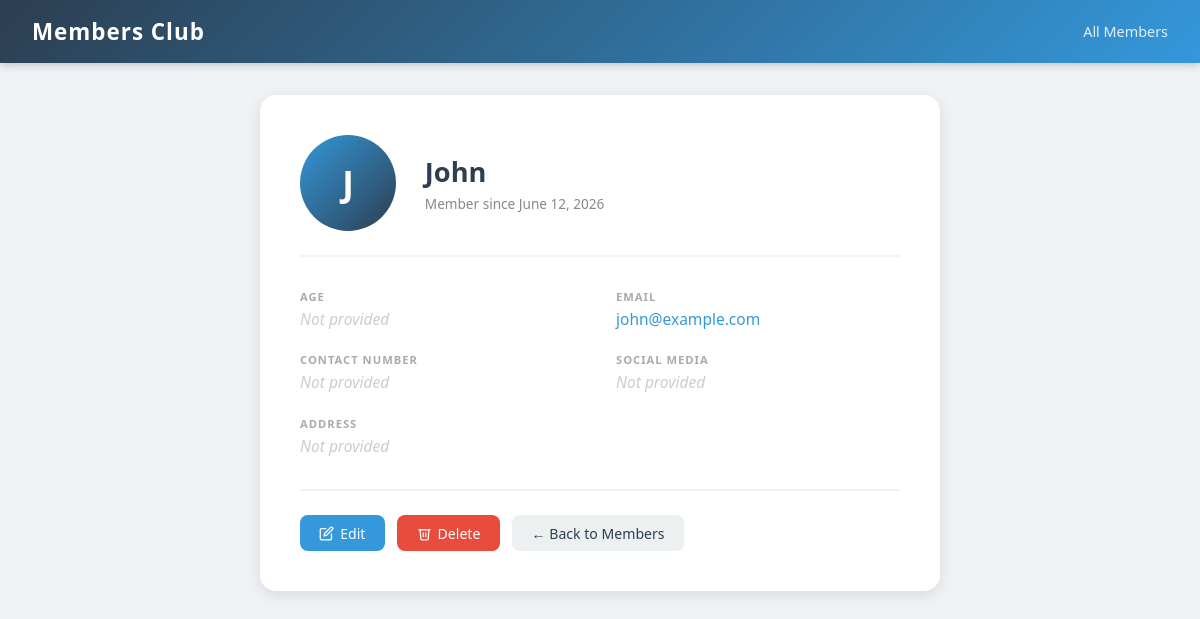
The app's page /members/1/ with its own data.
### members/models.py (models this page shows, shortened)
class Member(models.Model):
    name = models.CharField(max_length=100)
    age = models.PositiveIntegerField(null=True, blank=True)
    email = models.EmailField(unique=True)
    address = models.TextField(blank=True)
    contact_number = models.CharField(max_length=20, blank=True, validators=[validate_contact_number])
    is_active = models.BooleanField(default=True)
    social_media_url = models.URLField(blank=True)
    profile_image = models.ImageField(upload_to='profile_images/', null=True, blank=True)
    created_at = models.DateTimeField(auto_now_add=True)
    class Meta:
        ordering = ['-created_at']

### members/views.py (the view)
# urls.py: path('members/<int:pk>/', views.member_detail_view, name='member_detail_view'),
def member_detail_view(request, pk):
    member = Member.objects.filter(pk=pk).first()
    if member is None:
        return redirect('members')
    return render(request, 'details.html', {'mymember': member})

### members/templates/details.html (shortened to what this page needs)
{% extends "master.html" %}
{% block content %}
<div class="container">
  <div class="detail-card">
    <div class="detail-header">
      {% if mymember.profile_image %}
        <!--
          MEDIA FILES in Django
          ──────────────────────
          profile_image is an ImageField.  .url returns the full URL
          based on MEDIA_URL in settings.py  (e.g. /media/profile_images/photo.jpg).
          The actual file lives in MEDIA_ROOT on disk.
        -->
        <img src="{{ mymember.profile_image.url }}" alt="{{ mymember.name }}" class="detail-avatar">
      {% else %}
        <div class="detail-avatar-placeholder" data-name="{{ mymember.name }}">
          {{ mymember.name|first|upper }}
        </div>
      {% endif %}
      <div class="detail-header-info">
        <h2>{{ mymember.name }}</h2>
        <p>Member since {{ mymember.created_at|date:"F j, Y" }}</p>
      </div>
    </div>
    <div class="detail-fields">
      <div class="field-group">
        <span class="field-label">Age</span>
        <span class="field-value {% if not mymember.age %}empty{% endif %}">
          {% if mymember.age %}{{ mymember.age }} years{% else %}Not provided{% endif %}
        </span>
      </div>
      <div class="field-group">
        <span class="field-label">Email</span>
        <span class="field-value">
          <a href="mailto:{{ mymember.email }}">{{ mymember.email }}</a>
        </span>
      </div>
      <div class="field-group">
        <span class="field-label">Contact Number</span>
        <span class="field-value {% if not mymember.contact_number %}empty{% endif %}">
          {% if mymember.contact_number %}
            <a href="tel:{{ mymember.contact_number }}">{{ mymember.contact_number }}</a>
          {% else %}
            Not provided
          {% endif %}
        </span>
      </div>
      <div class="field-group">
        <span class="field-label">Social Media</span>
        <span class="field-value {% if not mymember.social_media_url %}empty{% endif %}">
          {% if mymember.social_media_url %}
            <a href="{{ mymember.social_media_url }}" target="_blank" rel="noopener noreferrer">
              {{ mymember.social_media_url }}
            </a>
          {% else %}
            Not provided
          {% endif %}
        </span>
      </div>
      <div class="field-group full-width">
        <span class="field-label">Address</span>
        <span class="field-value {% if not mymember.address %}empty{% endif %}">
          {% if mymember.address %}{{ mymember.address }}{% else %}Not provided{% endif %}
        </span>
      </div>
    </div>
    <div class="detail-actions">
      <a href="{% url 'member_update' mymember.id %}" class="btn btn-primary">
        <svg width="15" height="15" viewBox="0 0 24 24" fill="none"
             stroke="currentColor" stroke-width="2" stroke-linecap="round" stroke-linejoin="round">
          <path d="M11 4H4a2 2 0 0 0-2 2v14a2 2 0 0 0 2 2h14a2 2 0 0 0 2-2v-7"/>
          <path d="M18.5 2.5a2.121 2.121 0 0 1 3 3L12 15l-4 1 1-4 9.5-9.5z"/>
        </svg>
        Edit
      </a>
      <form method="post" action="{% url 'member_delete' mymember.id %}"
            onsubmit="return confirmDelete('{{ mymember.name }}')">
        <button type="submit" class="btn btn-danger">
          <svg width="15" height="15" viewBox="0 0 24 24" fill="none"
               stroke="currentColor" stroke-width="2" stroke-linecap="round" stroke-linejoin="round">
            <polyline points="3 6 5 6 21 6"/>
            <path d="M19 6l-1 14a2 2 0 0 1-2 2H8a2 2 0 0 1-2-2L5 6"/>
            <path d="M10 11v6M14 11v6"/>
          </svg>
          Delete
        </button>
      </form>
      <a href="{% url 'members' %}" class="btn btn-secondary">&#8592; Back to Members</a>
    </div>
  </div>
</div>
{% endblock %}

### members/static/members/css/style.css (style rules this page uses)
* { margin: 0; padding: 0; box-sizing: border-box; }
body { font-family: 'Segoe UI', Tahoma, Geneva, Verdana, sans-serif; background: #f0f2f5; color: #333; min-height: 100vh; }
.container { max-width: 1100px; margin: 2rem auto; padding: 0 1.5rem; }
.detail-card { background: white; border-radius: 16px; padding: 2.5rem; box-shadow: 0 4px 16px rgba(0, 0, 0, 0.1); max-width: 680px; margin: 0 auto; }
.detail-header { display: flex; align-items: center; gap: 1.8rem; margin-bottom: 2rem; padding-bottom: 1.5rem; border-bottom: 2px solid #f0f2f5; }
.detail-avatar-placeholder { width: 96px; height: 96px; border-radius: 50%; background: linear-gradient(135deg, #3498db, #2c3e50); display: flex; align-items: center; justify-content: center; color: white; font-size: 2.2rem; font-weight: 700; flex-shrink: 0; user-select: none; }
.detail-header-info h2 { font-size: 1.7rem; color: #2c3e50; }
.detail-header-info p { color: #888; font-size: 0.85rem; margin-top: 4px; }
.detail-fields { display: grid; grid-template-columns: 1fr 1fr; gap: 1.4rem 2rem; }
.field-group { display: flex; flex-direction: column; gap: 4px; }
.field-group.full-width { grid-column: 1 / -1; }
.field-label { font-size: 0.7rem; font-weight: 700; text-transform: uppercase; letter-spacing: 1px; color: #aaa; }
.field-value { font-size: 0.97rem; color: #2c3e50; word-break: break-word; }
.field-value a { color: #3498db; text-decoration: none; }
.field-value.empty { color: #ccc; font-style: italic; }
.detail-actions { margin-top: 2rem; padding-top: 1.5rem; border-top: 2px solid #f0f2f5; display: flex; gap: 0.8rem; align-items: center; flex-wrap: wrap; }
.btn { padding: 0.55rem 1.2rem; border-radius: 8px; border: none; cursor: pointer; font-size: 0.88rem; font-weight: 500; text-decoration: none; display: inline-flex; align-items: center; gap: 6px; transition: all 0.2s; font-family: inherit; }
.btn-primary { background: #3498db; color: white; }
.btn-danger { background: #e74c3c; color: white; }
.btn-secondary { background: #ecf0f1; color: #2c3e50; }

### records on screen
Member: name|first "J", name "John", created_at "June 12, 2026", email "john@example.com"
